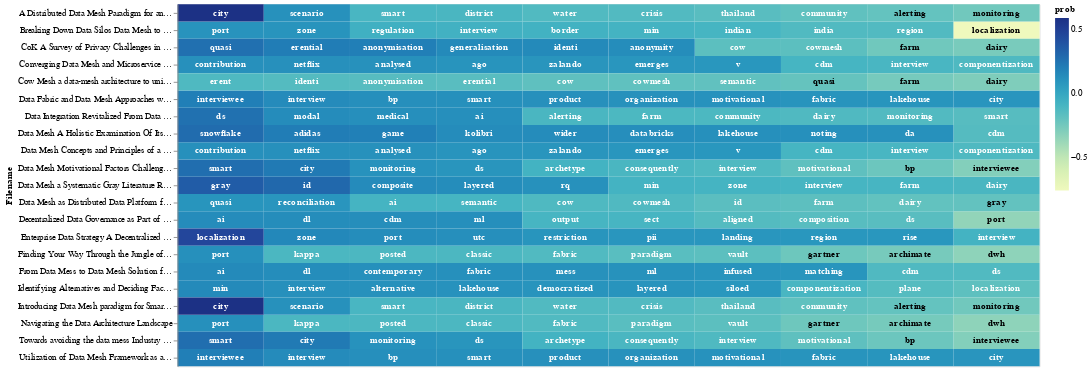

Notebook cell for this chart:
### Code cell
chart_lsi

### Figure 1 — Vega-Lite specification as saved in the notebook (floating-point values rounded to 4 significant figures; data arrays with more than 128 entries replaced by an {"elided": "..."} marker saying what was removed)
{"config": {"view": {"continuousWidth": 300, "continuousHeight": 300}}, "layer": [{"mark": {"type": "rect"}, "encoding": {"color": {"field": "prob", "type": "quantitative"}, "text": {"field": "topic_word", "type": "nominal"}, "x": {"axis": null, "field": "rank", "type": "ordinal"}, "y": {"field": "Filename", "type": "nominal"}}, "transform": [{"window": [{"op": "rank", "field": "", "as": "rank"}], "groupby": ["Filename"], "sort": [{"field": "prob", "order": "descending"}]}]}, {"mark": {"type": "text", "baseline": "middle", "fontWeight": "bold"}, "encoding": {"color": {"condition": {"test": "(datum.prob >= -0.2)", "value": "white"}, "value": "black"}, "text": {"field": "topic_word", "type": "nominal"}, "x": {"axis": null, "field": "rank", "type": "ordinal"}, "y": {"field": "Filename", "type": "nominal"}}, "transform": [{"window": [{"op": "rank", "field": "", "as": "rank"}], "groupby": ["Filename"], "sort": [{"field": "prob", "order": "descending"}]}]}], "data": {"name": "data-bc6391f970defae4609933b18175a62f"}, "width": 1000, "$schema": "https://vega.github.io/schema/vega-lite/v5.15.1.json", "datasets": {"data-bc6391f970defae4609933b18175a62f": {"elided": "210 records"}}}
